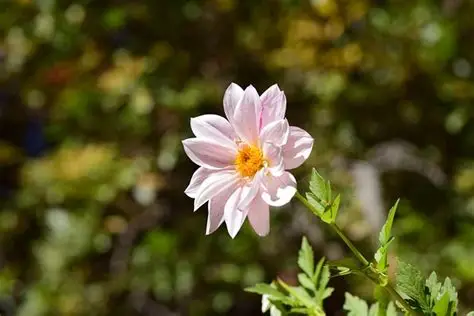
#> input picture opencv_code/p4/flower.webp, 474 x 316 px, found by its file name
$ python b2.py
#> lines starting #> are read from the running program, lines starting #| are printed output that depends on the picture
import cv2

img = cv2.imread(r"C:\Users\princ\OneDrive\Desktop\New folder\p4\flower.webp")
#> img is the input picture: shape (316, 474, 3); mean B, G, R 36.5, 80.4, 84.3

blur = cv2.GaussianBlur(img,(7,7),0)
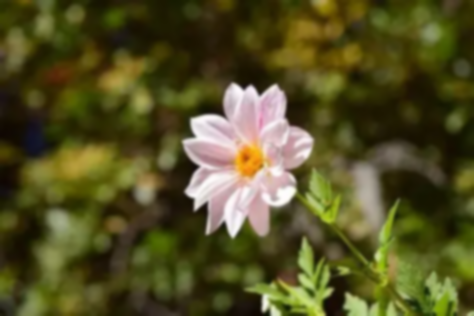
#> blur: shape (316, 474, 3); mean B, G, R 36.5, 80.4, 84.3

cv2.imshow("original img",img)

cv2.imshow("blur img",blur)

#save the blur image
cv2.imwrite(r"C:\Users\princ\OneDrive\Desktop\New folder\p4\flower_blur.webp",blur)

cv2.waitKey(0)
cv2.destroyAllWindows()

$ run again, with opencv_code/p4/OIP.webp copied over opencv_code/p4/flower.webp
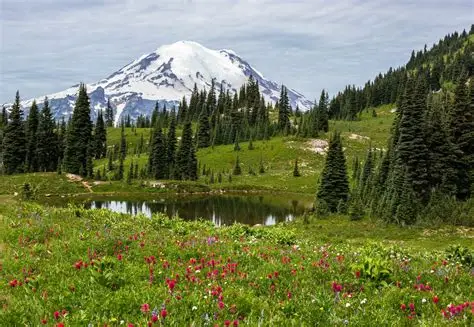
#> input picture opencv_code/p4/OIP.webp, 474 x 327 px, found by its file name
#> img is the input picture: shape (327, 474, 3); mean B, G, R 85.1, 123.1, 115
#> `blur = cv2.GaussianBlur(img,(7,7),0)`:
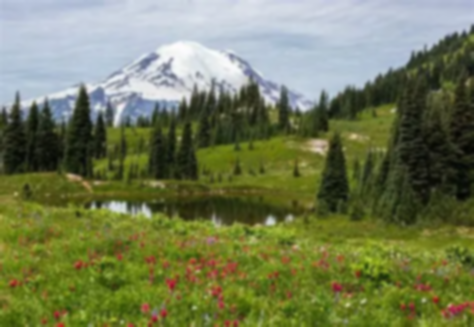
#> blur: shape (327, 474, 3); mean B, G, R 85.1, 123.1, 115
